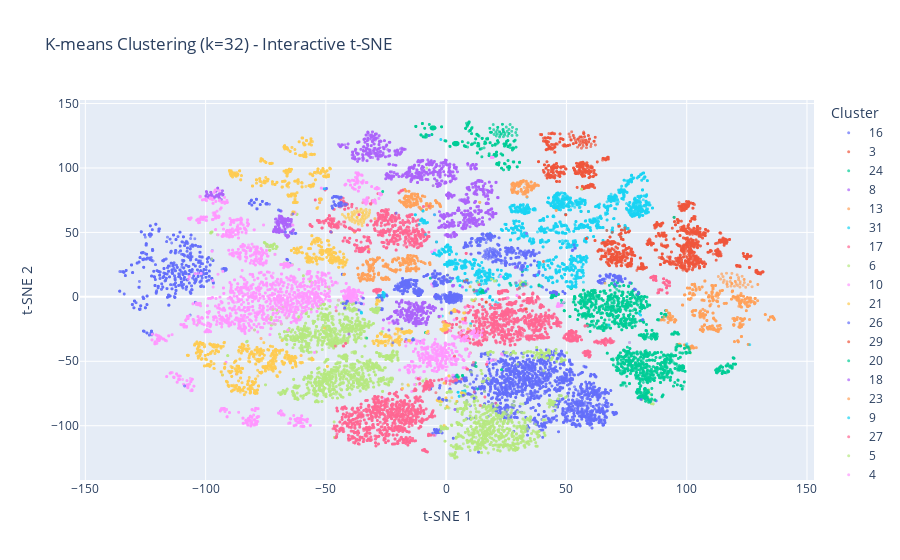

The notebook cell this image was saved under:
### Markdown cell above
## 4. Visualise K-means Results

### Code cell
# Visualise K-means clusters on t-SNE
plt.figure(figsize=(12, 10))
scatter = plt.scatter(embeddings_tsne[:, 0], embeddings_tsne[:, 1], 
                     c=kmeans_labels, cmap='tab10', alpha=0.7, s=2)
plt.xlabel('t-SNE 1')
plt.ylabel('t-SNE 2')
plt.title(f'K-means Clustering (k={optimal_k}) - t-SNE Visualisation')
plt.colorbar(scatter, label='Cluster')
plt.show()

# Interactive plotly visualisation
fig = px.scatter(x=embeddings_tsne[:, 0], y=embeddings_tsne[:, 1], 
                color=kmeans_labels.astype(str),
                hover_data={'article_id': article_ids},
                title=f'K-means Clustering (k={optimal_k}) - Interactive t-SNE',
                labels={'x': 't-SNE 1', 'y': 't-SNE 2', 'color': 'Cluster'})
fig.update_traces(marker=dict(size=3, opacity=0.7))
fig.show()

# Save interactive plot
fig.write_html('../../results/clustering/bert_kmeans_tsne_interactive.html')
print("Interactive plot saved to results/clustering/bert_kmeans_tsne_interactive.html")

### Figure 1 — Plotly figure (JSON) as saved in the notebook; plotly's stock layout.template omitted (floating-point values rounded to 4 significant figures; data arrays with more than 128 entries replaced by an {"elided": "..."} marker saying what was removed)
{"data": [{"customdata": {"elided": "1562x1 int values"}, "hovertemplate": "Cluster=16<br>t-SNE 1=%{x}<br>t-SNE 2=%{y}<br>article_id=%{customdata[0]}<extra></extra>", "legendgroup": "16", "marker": {"color": "#636efa", "opacity": 0.7, "size": 3, "symbol": "circle"}, "mode": "markers", "name": "16", "showlegend": true, "type": "scattergl", "x": {"elided": "1562 float values"}, "xaxis": "x", "y": {"elided": "1562 float values"}, "yaxis": "y"}, {"customdata": {"elided": "669x1 int values"}, "hovertemplate": "Cluster=3<br>t-SNE 1=%{x}<br>t-SNE 2=%{y}<br>article_id=%{customdata[0]}<extra></extra>", "legendgroup": "3", "marker": {"color": "#EF553B", "opacity": 0.7, "size": 3, "symbol": "circle"}, "mode": "markers", "name": "3", "showlegend": true, "type": "scattergl", "x": {"elided": "669 float values"}, "xaxis": "x", "y": {"elided": "669 float values"}, "yaxis": "y"}, {"customdata": {"elided": "1751x1 int values"}, "hovertemplate": "Cluster=24<br>t-SNE 1=%{x}<br>t-SNE 2=%{y}<br>article_id=%{customdata[0]}<extra></extra>", "legendgroup": "24", "marker": {"color": "#00cc96", "opacity": 0.7, "size": 3, "symbol": "circle"}, "mode": "markers", "name": "24", "showlegend": true, "type": "scattergl", "x": {"elided": "1751 float values"}, "xaxis": "x", "y": {"elided": "1751 float values"}, "yaxis": "y"}, {"customdata": {"elided": "1097x1 int values"}, "hovertemplate": "Cluster=8<br>t-SNE 1=%{x}<br>t-SNE 2=%{y}<br>article_id=%{customdata[0]}<extra></extra>", "legendgroup": "8", "marker": {"color": "#ab63fa", "opacity": 0.7, "size": 3, "symbol": "circle"}, "mode": "markers", "name": "8", "showlegend": true, "type": "scattergl", "x": {"elided": "1097 float values"}, "xaxis": "x", "y": {"elided": "1097 float values"}, "yaxis": "y"}, {"customdata": {"elided": "1546x1 int values"}, "hovertemplate": "Cluster=13<br>t-SNE 1=%{x}<br>t-SNE 2=%{y}<br>article_id=%{customdata[0]}<extra></extra>", "legendgroup": "13", "marker": {"color": "#FFA15A", "opacity": 0.7, "size": 3, "symbol": "circle"}, "mode": "markers", "name": "13", "showlegend": true, "type": "scattergl", "x": {"elided": "1546 float values"}, "xaxis": "x", "y": {"elided": "1546 float values"}, "yaxis": "y"}, {"customdata": {"elided": "1766x1 int values"}, "hovertemplate": "Cluster=31<br>t-SNE 1=%{x}<br>t-SNE 2=%{y}<br>article_id=%{customdata[0]}<extra></extra>", "legendgroup": "31", "marker": {"color": "#19d3f3", "opacity": 0.7, "size": 3, "symbol": "circle"}, "mode": "markers", "name": "31", "showlegend": true, "type": "scattergl", "x": {"elided": "1766 float values"}, "xaxis": "x", "y": {"elided": "1766 float values"}, "yaxis": "y"}, {"customdata": {"elided": "2217x1 int values"}, "hovertemplate": "Cluster=17<br>t-SNE 1=%{x}<br>t-SNE 2=%{y}<br>article_id=%{customdata[0]}<extra></extra>", "legendgroup": "17", "marker": {"color": "#FF6692", "opacity": 0.7, "size": 3, "symbol": "circle"}, "mode": "markers", "name": "17", "showlegend": true, "type": "scattergl", "x": {"elided": "2217 float values"}, "xaxis": "x", "y": {"elided": "2217 float values"}, "yaxis": "y"}, {"customdata": {"elided": "1433x1 int values"}, "hovertemplate": "Cluster=6<br>t-SNE 1=%{x}<br>t-SNE 2=%{y}<br>article_id=%{customdata[0]}<extra></extra>", "legendgroup": "6", "marker": {"color": "#B6E880", "opacity": 0.7, "size": 3, "symbol": "circle"}, "mode": "markers", "name": "6", "showlegend": true, "type": "scattergl", "x": {"elided": "1433 float values"}, "xaxis": "x", "y": {"elided": "1433 float values"}, "yaxis": "y"}, {"customdata": {"elided": "3326x1 int values"}, "hovertemplate": "Cluster=10<br>t-SNE 1=%{x}<br>t-SNE 2=%{y}<br>article_id=%{customdata[0]}<extra></extra>", "legendgroup": "10", "marker": {"color": "#FF97FF", "opacity": 0.7, "size": 3, "symbol": "circle"}, "mode": "markers", "name": "10", "showlegend": true, "type": "scattergl", "x": {"elided": "3326 float values"}, "xaxis": "x", "y": {"elided": "3326 float values"}, "yaxis": "y"}, {"customdata": {"elided": "1419x1 int values"}, "hovertemplate": "Cluster=21<br>t-SNE 1=%{x}<br>t-SNE 2=%{y}<br>article_id=%{customdata[0]}<extra></extra>", "legendgroup": "21", "marker": {"color": "#FECB52", "opacity": 0.7, "size": 3, "symbol": "circle"}, "mode": "markers", "name": "21", "showlegend": true, "type": "scattergl", "x": {"elided": "1419 float values"}, "xaxis": "x", "y": {"elided": "1419 float values"}, "yaxis": "y"}, {"customdata": {"elided": "3127x1 int values"}, "hovertemplate": "Cluster=26<br>t-SNE 1=%{x}<br>t-SNE 2=%{y}<br>article_id=%{customdata[0]}<extra></extra>", "legendgroup": "26", "marker": {"color": "#636efa", "opacity": 0.7, "size": 3, "symbol": "circle"}, "mode": "markers", "name": "26", "showlegend": true, "type": "scattergl", "x": {"elided": "3127 float values"}, "xaxis": "x", "y": {"elided": "3127 float values"}, "yaxis": "y"}, {"customdata": {"elided": "1273x1 int values"}, "hovertemplate": "Cluster=29<br>t-SNE 1=%{x}<br>t-SNE 2=%{y}<br>article_id=%{customdata[0]}<extra></extra>", "legendgroup": "29", "marker": {"color": "#EF553B", "opacity": 0.7, "size": 3, "symbol": "circle"}, "mode": "markers", "name": "29", "showlegend": true, "type": "scattergl", "x": {"elided": "1273 float values"}, "xaxis": "x", "y": {"elided": "1273 float values"}, "yaxis": "y"}, {"customdata": {"elided": "803x1 int values"}, "hovertemplate": "Cluster=20<br>t-SNE 1=%{x}<br>t-SNE 2=%{y}<br>article_id=%{customdata[0]}<extra></extra>", "legendgroup": "20", "marker": {"color": "#00cc96", "opacity": 0.7, "size": 3, "symbol": "circle"}, "mode": "markers", "name": "20", "showlegend": true, "type": "scattergl", "x": {"elided": "803 float values"}, "xaxis": "x", "y": {"elided": "803 float values"}, "yaxis": "y"}, {"customdata": {"elided": "1559x1 int values"}, "hovertemplate": "Cluster=18<br>t-SNE 1=%{x}<br>t-SNE 2=%{y}<br>article_id=%{customdata[0]}<extra></extra>", "legendgroup": "18", "marker": {"color": "#ab63fa", "opacity": 0.7, "size": 3, "symbol": "circle"}, "mode": "markers", "name": "18", "showlegend": true, "type": "scattergl", "x": {"elided": "1559 float values"}, "xaxis": "x", "y": {"elided": "1559 float values"}, "yaxis": "y"}, {"customdata": {"elided": "668x1 int values"}, "hovertemplate": "Cluster=23<br>t-SNE 1=%{x}<br>t-SNE 2=%{y}<br>article_id=%{customdata[0]}<extra></extra>", "legendgroup": "23", "marker": {"color": "#FFA15A", "opacity": 0.7, "size": 3, "symbol": "circle"}, "mode": "markers", "name": "23", "showlegend": true, "type": "scattergl", "x": {"elided": "668 float values"}, "xaxis": "x", "y": {"elided": "668 float values"}, "yaxis": "y"}, {"customdata": {"elided": "1300x1 int values"}, "hovertemplate": "Cluster=9<br>t-SNE 1=%{x}<br>t-SNE 2=%{y}<br>article_id=%{customdata[0]}<extra></extra>", "legendgroup": "9", "marker": {"color": "#19d3f3", "opacity": 0.7, "size": 3, "symbol": "circle"}, "mode": "markers", "name": "9", "showlegend": true, "type": "scattergl", "x": {"elided": "1300 float values"}, "xaxis": "x", "y": {"elided": "1300 float values"}, "yaxis": "y"}, {"customdata": {"elided": "1690x1 int values"}, "hovertemplate": "Cluster=27<br>t-SNE 1=%{x}<br>t-SNE 2=%{y}<br>article_id=%{customdata[0]}<extra></extra>", "legendgroup": "27", "marker": {"color": "#FF6692", "opacity": 0.7, "size": 3, "symbol": "circle"}, "mode": "markers", "name": "27", "showlegend": true, "type": "scattergl", "x": {"elided": "1690 float values"}, "xaxis": "x", "y": {"elided": "1690 float values"}, "yaxis": "y"}, {"customdata": {"elided": "1733x1 int values"}, "hovertemplate": "Cluster=5<br>t-SNE 1=%{x}<br>t-SNE 2=%{y}<br>article_id=%{customdata[0]}<extra></extra>", "legendgroup": "5", "marker": {"color": "#B6E880", "opacity": 0.7, "size": 3, "symbol": "circle"}, "mode": "markers", "name": "5", "showlegend": true, "type": "scattergl", "x": {"elided": "1733 float values"}, "xaxis": "x", "y": {"elided": "1733 float values"}, "yaxis": "y"}, {"customdata": {"elided": "1475x1 int values"}, "hovertemplate": "Cluster=4<br>t-SNE 1=%{x}<br>t-SNE 2=%{y}<br>article_id=%{customdata[0]}<extra></extra>", "legendgroup": "4", "marker": {"color": "#FF97FF", "opacity": 0.7, "size": 3, "symbol": "circle"}, "mode": "markers", "name": "4", "showlegend": true, "type": "scattergl", "x": {"elided": "1475 float values"}, "xaxis": "x", "y": {"elided": "1475 float values"}, "yaxis": "y"}, {"customdata": {"elided": "1062x1 int values"}, "hovertemplate": "Cluster=25<br>t-SNE 1=%{x}<br>t-SNE 2=%{y}<br>article_id=%{customdata[0]}<extra></extra>", "legendgroup": "25", "marker": {"color": "#FECB52", "opacity": 0.7, "size": 3, "symbol": "circle"}, "mode": "markers", "name": "25", "showlegend": true, "type": "scattergl", "x": {"elided": "1062 float values"}, "xaxis": "x", "y": {"elided": "1062 float values"}, "yaxis": "y"}, {"customdata": {"elided": "1203x1 int values"}, "hovertemplate": "Cluster=1<br>t-SNE 1=%{x}<br>t-SNE 2=%{y}<br>article_id=%{customdata[0]}<extra></extra>", "legendgroup": "1", "marker": {"color": "#636efa", "opacity": 0.7, "size": 3, "symbol": "circle"}, "mode": "markers", "name": "1", "showlegend": true, "type": "scattergl", "x": {"elided": "1203 float values"}, "xaxis": "x", "y": {"elided": "1203 float values"}, "yaxis": "y"}, {"customdata": {"elided": "605x1 int values"}, "hovertemplate": "Cluster=19<br>t-SNE 1=%{x}<br>t-SNE 2=%{y}<br>article_id=%{customdata[0]}<extra></extra>", "legendgroup": "19", "marker": {"color": "#EF553B", "opacity": 0.7, "size": 3, "symbol": "circle"}, "mode": "markers", "name": "19", "showlegend": true, "type": "scattergl", "x": {"elided": "605 float values"}, "xaxis": "x", "y": {"elided": "605 float values"}, "yaxis": "y"}, {"customdata": {"elided": "1219x1 int values"}, "hovertemplate": "Cluster=28<br>t-SNE 1=%{x}<br>t-SNE 2=%{y}<br>article_id=%{customdata[0]}<extra></extra>", "legendgroup": "28", "marker": {"color": "#00cc96", "opacity": 0.7, "size": 3, "symbol": "circle"}, "mode": "markers", "name": "28", "showlegend": true, "type": "scattergl", "x": {"elided": "1219 float values"}, "xaxis": "x", "y": {"elided": "1219 float values"}, "yaxis": "y"}, {"customdata": {"elided": "562x1 int values"}, "hovertemplate": "Cluster=2<br>t-SNE 1=%{x}<br>t-SNE 2=%{y}<br>article_id=%{customdata[0]}<extra></extra>", "legendgroup": "2", "marker": {"color": "#ab63fa", "opacity": 0.7, "size": 3, "symbol": "circle"}, "mode": "markers", "name": "2", "showlegend": true, "type": "scattergl", "x": {"elided": "562 float values"}, "xaxis": "x", "y": {"elided": "562 float values"}, "yaxis": "y"}, {"customdata": {"elided": "232x1 int values"}, "hovertemplate": "Cluster=22<br>t-SNE 1=%{x}<br>t-SNE 2=%{y}<br>article_id=%{customdata[0]}<extra></extra>", "legendgroup": "22", "marker": {"color": "#FFA15A", "opacity": 0.7, "size": 3, "symbol": "circle"}, "mode": "markers", "name": "22", "showlegend": true, "type": "scattergl", "x": {"elided": "232 float values"}, "xaxis": "x", "y": {"elided": "232 float values"}, "yaxis": "y"}, {"customdata": {"elided": "655x1 int values"}, "hovertemplate": "Cluster=11<br>t-SNE 1=%{x}<br>t-SNE 2=%{y}<br>article_id=%{customdata[0]}<extra></extra>", "legendgroup": "11", "marker": {"color": "#19d3f3", "opacity": 0.7, "size": 3, "symbol": "circle"}, "mode": "markers", "name": "11", "showlegend": true, "type": "scattergl", "x": {"elided": "655 float values"}, "xaxis": "x", "y": {"elided": "655 float values"}, "yaxis": "y"}, {"customdata": {"elided": "1868x1 int values"}, "hovertemplate": "Cluster=12<br>t-SNE 1=%{x}<br>t-SNE 2=%{y}<br>article_id=%{customdata[0]}<extra></extra>", "legendgroup": "12", "marker": {"color": "#FF6692", "opacity": 0.7, "size": 3, "symbol": "circle"}, "mode": "markers", "name": "12", "showlegend": true, "type": "scattergl", "x": {"elided": "1868 float values"}, "xaxis": "x", "y": {"elided": "1868 float values"}, "yaxis": "y"}, {"customdata": {"elided": "1559x1 int values"}, "hovertemplate": "Cluster=14<br>t-SNE 1=%{x}<br>t-SNE 2=%{y}<br>article_id=%{customdata[0]}<extra></extra>", "legendgroup": "14", "marker": {"color": "#B6E880", "opacity": 0.7, "size": 3, "symbol": "circle"}, "mode": "markers", "name": "14", "showlegend": true, "type": "scattergl", "x": {"elided": "1559 float values"}, "xaxis": "x", "y": {"elided": "1559 float values"}, "yaxis": "y"}, {"customdata": {"elided": "934x1 int values"}, "hovertemplate": "Cluster=0<br>t-SNE 1=%{x}<br>t-SNE 2=%{y}<br>article_id=%{customdata[0]}<extra></extra>", "legendgroup": "0", "marker": {"color": "#FF97FF", "opacity": 0.7, "size": 3, "symbol": "circle"}, "mode": "markers", "name": "0", "showlegend": true, "type": "scattergl", "x": {"elided": "934 float values"}, "xaxis": "x", "y": {"elided": "934 float values"}, "yaxis": "y"}, {"customdata": {"elided": "852x1 int values"}, "hovertemplate": "Cluster=30<br>t-SNE 1=%{x}<br>t-SNE 2=%{y}<br>article_id=%{customdata[0]}<extra></extra>", "legendgroup": "30", "marker": {"color": "#FECB52", "opacity": 0.7, "size": 3, "symbol": "circle"}, "mode": "markers", "name": "30", "showlegend": true, "type": "scattergl", "x": {"elided": "852 float values"}, "xaxis": "x", "y": {"elided": "852 float values"}, "yaxis": "y"}, {"customdata": {"elided": "739x1 int values"}, "hovertemplate": "Cluster=15<br>t-SNE 1=%{x}<br>t-SNE 2=%{y}<br>article_id=%{customdata[0]}<extra></extra>", "legendgroup": "15", "marker": {"color": "#636efa", "opacity": 0.7, "size": 3, "symbol": "circle"}, "mode": "markers", "name": "15", "showlegend": true, "type": "scattergl", "x": {"elided": "739 float values"}, "xaxis": "x", "y": {"elided": "739 float values"}, "yaxis": "y"}, {"customdata": {"elided": "325x1 int values"}, "hovertemplate": "Cluster=7<br>t-SNE 1=%{x}<br>t-SNE 2=%{y}<br>article_id=%{customdata[0]}<extra></extra>", "legendgroup": "7", "marker": {"color": "#EF553B", "opacity": 0.7, "size": 3, "symbol": "circle"}, "mode": "markers", "name": "7", "showlegend": true, "type": "scattergl", "x": {"elided": "325 float values"}, "xaxis": "x", "y": {"elided": "325 float values"}, "yaxis": "y"}], "layout": {"legend": {"title": {"text": "Cluster"}, "tracegroupgap": 0}, "title": {"text": "K-means Clustering (k=32) - Interactive t-SNE"}, "xaxis": {"anchor": "y", "domain": [0, 1], "title": {"text": "t-SNE 1"}}, "yaxis": {"anchor": "x", "domain": [0, 1], "title": {"text": "t-SNE 2"}}}}
